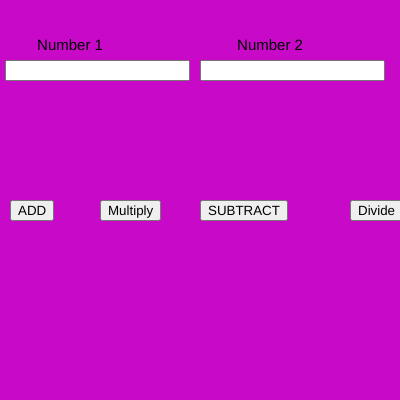
Frame 1 (no input)
Frame 60 (no input): identical to frame 1, image omitted
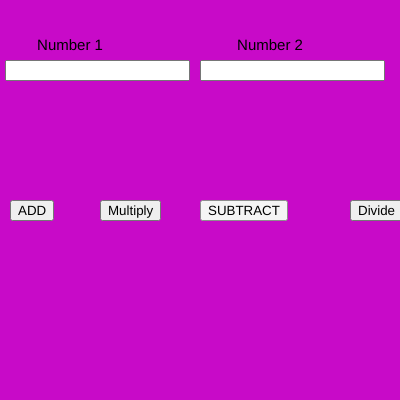
Frame 120 (the mouse pressed at the canvas centre since frame 60)

The p5.js sketch that drew these frames (run headless with seeded random() and noise() and a simulated clock; from frame 60 on, the mouse is pressed at the canvas centre):

// p5.js sketch
// ── sketch.js
var n1,n2;
var b1,b2,b3,b4;

function setup() {
  
  createCanvas(400, 400);
  
  num1 = createInput();
  num1.position(5, 60);
  
  num2 = createInput();
  num2.position(200, 60);
  
  b1 = createButton("ADD");
  b1.position(10, 200);
  b1.mousePressed(add);
  
  b2 = createButton("Multiply");
  b2.position(100, 200);
  b2.mousePressed(mul);

  b3 = createButton("SUBTRACT");
  b3.position(200, 200);
  b3.mousePressed(SUB);
  
  b4 = createButton("Divide");
  b4.position(350, 200);
  b4.mousePressed(DIV);
  
  textAlign(CENTER);
  textSize(15);
}

function draw() {
  background(200,10,200)
  text("Number 1",70,50)
  text("Number 2",270,50)
  n1=parseInt(num1.value());
  n2=parseInt(num2.value());
  

}
function add()
{
  console.log (n1+n2);
}
function mul()
{
  console.log (n1*n2);
}
function SUB()
{
  console.log (n1-n2);
}
function DIV()
{
  console.log (n1/n2);
}
